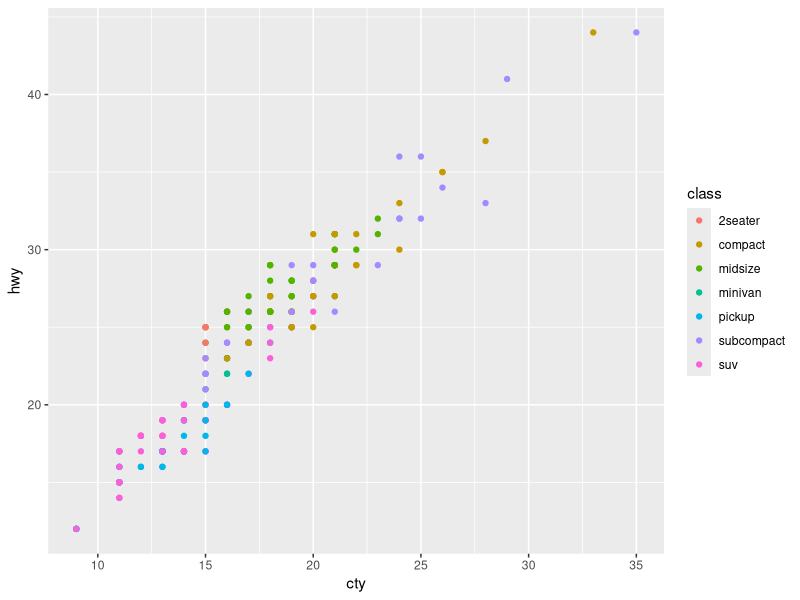

Generate this figure with R:
install.packages("ggplot2")
library(ggplot2)
data(package = "ggplot2")
ggplot2::mpg
qplot(data = mpg, x = cty, y = hwy, geom = "point", color = class)


